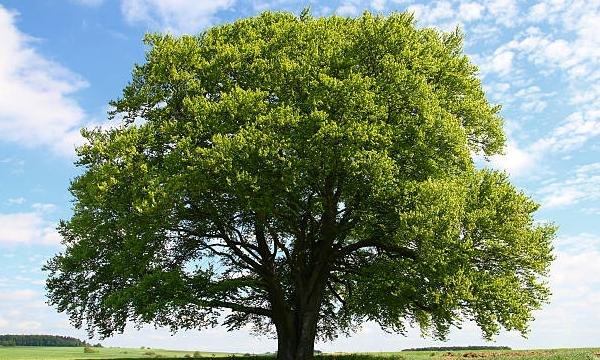
#> input picture inputs/tree.jpg, 600 x 360 px
$ jupyter execute 4.colorize_image.ipynb
#> lines starting #> are read from the running program, lines starting #| are printed output that depends on the picture
[cell 1]
import math
import scipy
import numpy as np
import matplotlib.pyplot as plt

from PIL import Image
from scipy import optimize
from tqdm import trange, tqdm
from matplotlib import animation

from IPython.display import clear_output

[cell 2]
tree_filename = "tree.jpg"
tree1_filename = "tree1.jpg"
tree2_filename = "tree2.jpg"
tree3_filename = "tree3.jpg"
tree_img = Image.open("../inputs/" + tree_filename)
#> tree_img is the input picture: PIL image 600x360 RGB; mean R, G, B 126.2, 142.8, 118.9
tree1_img = Image.open("../inputs/" + tree1_filename)
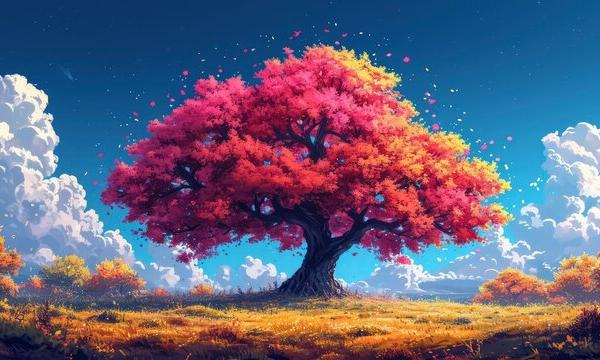
#> input picture inputs/tree1.jpg, 600 x 360 px
#> tree1_img is the input picture: PIL image 600x360 RGB; mean R, G, B 102.7, 97.8, 123.5
tree2_img = Image.open("../inputs/" + tree2_filename)
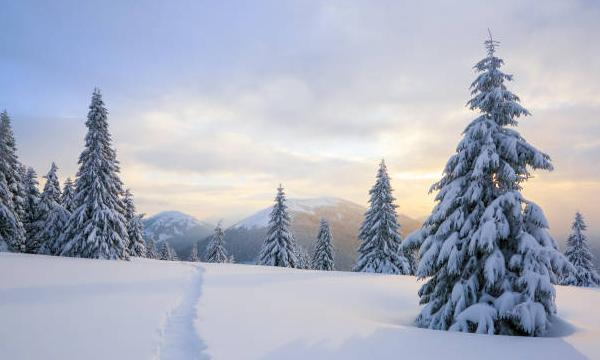
#> input picture inputs/tree2.jpg, 600 x 360 px
#> tree2_img is the input picture: PIL image 600x360 RGB; mean R, G, B 170.5, 175.7, 191.4
tree3_img = Image.open("../inputs/" + tree3_filename)
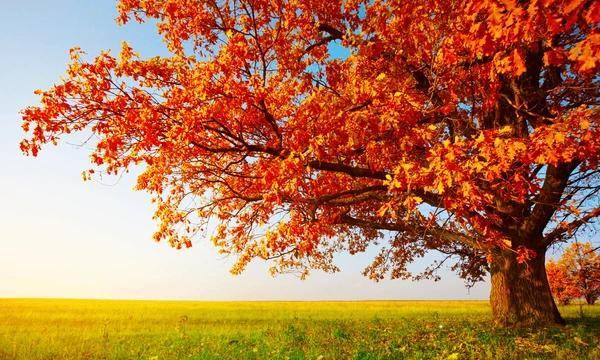
#> input picture inputs/tree3.jpg, 600 x 360 px
#> tree3_img is the input picture: PIL image 600x360 RGB; mean R, G, B 179.3, 122.1, 82.8
tree1_img = tree1_img.resize(tree_img.size)

[cell 3]
tree_arr = np.array(tree_img)
tree1_arr = np.array(tree1_img)
tree2_arr = np.array(tree2_img)
tree3_arr = np.array(tree3_img)[:360]

print(tree_arr.shape)
#| (360, 600, 3)
print(tree1_arr.shape)
#| (360, 600, 3)
print(tree2_arr.shape)
#| (360, 600, 3)
print(tree3_arr.shape)
#| (360, 600, 3)

[cell 4]
def show_images(arr0, arr1, arr2, arr3):
    plt.figure(figsize=(20, 10))
#> (this line was passed over: IPython is not available in this run)

    plt.subplot(1, 4, 1)
#> (this line was passed over: IPython is not available in this run)
    plt.imshow(arr0)
#> (this line was passed over: IPython is not available in this run)
    plt.axis("off")
#> (this line was passed over: IPython is not available in this run)

    plt.subplot(1, 4, 2)
#> (this line was passed over: IPython is not available in this run)
    plt.imshow(arr1)
#> (this line was passed over: IPython is not available in this run)
    plt.axis("off")
#> (this line was passed over: IPython is not available in this run)
